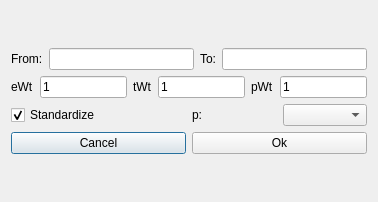
<?xml version="1.0" encoding="UTF-8"?>
<ui version="4.0">
 <class>ETP</class>
 <widget class="QDialog" name="ETP">
  <property name="geometry">
   <rect>
    <x>0</x>
    <y>0</y>
    <width>378</width>
    <height>202</height>
   </rect>
  </property>
  <property name="windowTitle">
   <string>ETP</string>
  </property>
  <layout class="QVBoxLayout" name="verticalLayout_3">
   <item>
    <layout class="QVBoxLayout" name="verticalLayout_2">
     <item>
      <layout class="QVBoxLayout" name="verticalLayout">
       <item>
        <layout class="QHBoxLayout" name="horizontalLayout_2">
         <item>
          <widget class="QLabel" name="label">
           <property name="text">
            <string>From:</string>
           </property>
          </widget>
         </item>
         <item>
          <widget class="QLineEdit" name="lineEdit"/>
         </item>
         <item>
          <widget class="QLabel" name="label_2">
           <property name="text">
            <string>To:</string>
           </property>
          </widget>
         </item>
         <item>
          <widget class="QLineEdit" name="lineEdit_2"/>
         </item>
        </layout>
       </item>
       <item>
        <layout class="QHBoxLayout" name="horizontalLayout_7">
         <item>
          <layout class="QHBoxLayout" name="horizontalLayout_3">
           <item>
            <widget class="QLabel" name="label_3">
             <property name="text">
              <string>eWt</string>
             </property>
            </widget>
           </item>
           <item>
            <widget class="QLineEdit" name="lineEdit_3">
             <property name="text">
              <string>1</string>
             </property>
            </widget>
           </item>
          </layout>
         </item>
         <item>
          <layout class="QHBoxLayout" name="horizontalLayout_4">
           <item>
            <widget class="QLabel" name="label_4">
             <property name="text">
              <string>tWt</string>
             </property>
            </widget>
           </item>
           <item>
            <widget class="QLineEdit" name="lineEdit_4">
             <property name="text">
              <string>1</string>
             </property>
            </widget>
           </item>
          </layout>
         </item>
         <item>
          <layout class="QHBoxLayout" name="horizontalLayout_5">
           <item>
            <widget class="QLabel" name="label_5">
             <property name="text">
              <string>pWt</string>
             </property>
            </widget>
           </item>
           <item>
            <widget class="QLineEdit" name="lineEdit_5">
             <property name="text">
              <string>1</string>
             </property>
            </widget>
           </item>
          </layout>
         </item>
        </layout>
       </item>
      </layout>
     </item>
     <item>
      <layout class="QHBoxLayout" name="horizontalLayout_8">
       <item>
        <widget class="QCheckBox" name="checkBox">
         <property name="text">
          <string>Standardize</string>
         </property>
         <property name="checked">
          <bool>true</bool>
         </property>
        </widget>
       </item>
       <item>
        <layout class="QHBoxLayout" name="horizontalLayout_6">
         <item>
          <widget class="QLabel" name="label_6">
           <property name="text">
            <string>p:</string>
           </property>
          </widget>
         </item>
         <item>
          <widget class="QComboBox" name="comboBox">
           <property name="currentText">
            <string/>
           </property>
          </widget>
         </item>
        </layout>
       </item>
      </layout>
     </item>
     <item>
      <layout class="QHBoxLayout" name="horizontalLayout">
       <item>
        <widget class="QPushButton" name="cancelButton">
         <property name="text">
          <string>Cancel</string>
         </property>
        </widget>
       </item>
       <item>
        <widget class="QPushButton" name="okButton">
         <property name="text">
          <string>Ok</string>
         </property>
        </widget>
       </item>
      </layout>
     </item>
    </layout>
   </item>
  </layout>
 </widget>
 <resources/>
 <connections/>
</ui>
